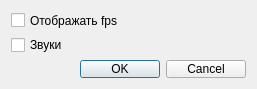
<?xml version="1.0" encoding="UTF-8"?>
<ui version="4.0">
 <class>windowSetting</class>
 <widget class="QDialog" name="windowSetting">
  <property name="geometry">
   <rect>
    <x>0</x>
    <y>0</y>
    <width>257</width>
    <height>89</height>
   </rect>
  </property>
  <property name="sizePolicy">
   <sizepolicy hsizetype="Fixed" vsizetype="Fixed">
    <horstretch>0</horstretch>
    <verstretch>0</verstretch>
   </sizepolicy>
  </property>
  <property name="minimumSize">
   <size>
    <width>257</width>
    <height>89</height>
   </size>
  </property>
  <property name="windowTitle">
   <string>Настройки</string>
  </property>
  <property name="modal">
   <bool>true</bool>
  </property>
  <layout class="QHBoxLayout" name="horizontalLayout">
   <item>
    <layout class="QVBoxLayout" name="verticalLayout">
     <item>
      <widget class="QCheckBox" name="isfpsBox">
       <property name="text">
        <string>Отображать fps</string>
       </property>
      </widget>
     </item>
     <item>
      <widget class="QCheckBox" name="issoundBox">
       <property name="text">
        <string>Звуки</string>
       </property>
      </widget>
     </item>
     <item>
      <widget class="QDialogButtonBox" name="buttonBox">
       <property name="orientation">
        <enum>Qt::Horizontal</enum>
       </property>
       <property name="standardButtons">
        <set>QDialogButtonBox::Cancel|QDialogButtonBox::Ok</set>
       </property>
      </widget>
     </item>
    </layout>
   </item>
  </layout>
 </widget>
 <resources/>
 <connections>
  <connection>
   <sender>buttonBox</sender>
   <signal>accepted()</signal>
   <receiver>windowSetting</receiver>
   <slot>accept()</slot>
   <hints>
    <hint type="sourcelabel">
     <x>248</x>
     <y>254</y>
    </hint>
    <hint type="destinationlabel">
     <x>157</x>
     <y>274</y>
    </hint>
   </hints>
  </connection>
  <connection>
   <sender>buttonBox</sender>
   <signal>rejected()</signal>
   <receiver>windowSetting</receiver>
   <slot>reject()</slot>
   <hints>
    <hint type="sourcelabel">
     <x>316</x>
     <y>260</y>
    </hint>
    <hint type="destinationlabel">
     <x>286</x>
     <y>274</y>
    </hint>
   </hints>
  </connection>
 </connections>
</ui>
